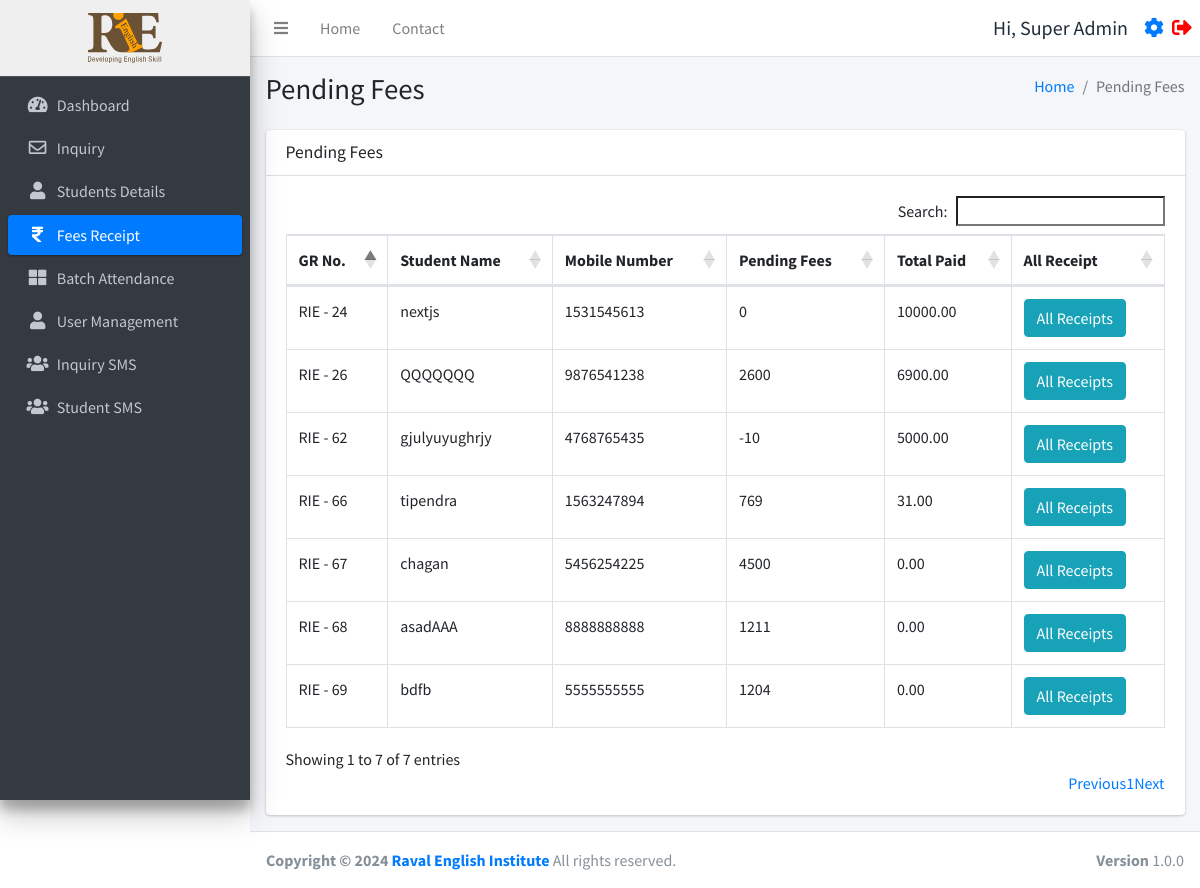
The page /pendingfees.php (signed in) on the database as committed earlier.
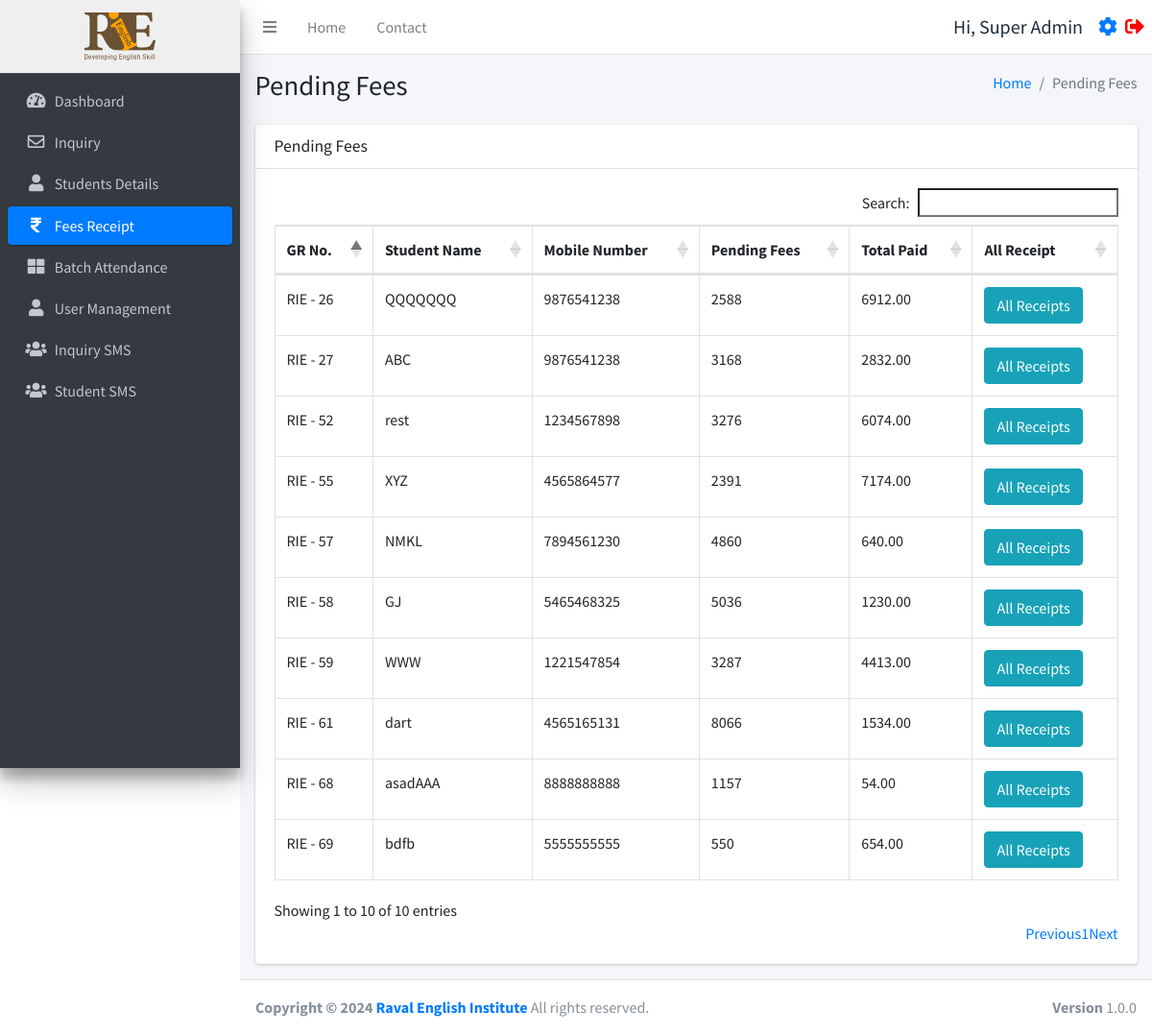
The same page on the database as committed later.
### tables this page shows
CREATE TABLE `studentinfo` (
  `id` int(11) NOT NULL,
  `name` varchar(255) DEFAULT NULL,
  `batch` int(11) DEFAULT NULL,
  `batch_name` varchar(255) DEFAULT NULL,
  `father_name` varchar(255) DEFAULT NULL,
  `mother_name` varchar(255) DEFAULT NULL,
  `dob` date DEFAULT NULL,
  `gender` varchar(50) DEFAULT NULL,
  `mobile_number` varchar(15) DEFAULT NULL,
  `fee_status` int(10) DEFAULT 0,
  `profession` varchar(100) DEFAULT NULL,
  `address` varchar(255) DEFAULT NULL,
  `admission_time` date DEFAULT NULL,
  `due_date` date DEFAULT NULL,
  `created_at` datetime NOT NULL DEFAULT current_timestamp(),
  `pending_fees` int(10) DEFAULT 0,
  `discount` int(10) NOT NULL,
  `total_fees` int(11) NOT NULL,
  `paid_fees` int(11) NOT NULL,
  `father_number` varchar(50) NOT NULL,
  `home_number` varchar(50) NOT NULL,
  `reference` varchar(200) DEFAULT NULL,
  `father_profession` varchar(200) DEFAULT NULL,
  `workplace_address` varchar(255) DEFAULT NULL,
  `aadharcard_number` varchar(20) DEFAULT NULL,
  `joining_purpose` varchar(255) DEFAULT NULL,
  `extratime_daily` varchar(255) DEFAULT NULL
);

### pendingfees.php (the view, shortened to what this page needs)
<!DOCTYPE html>
<html lang="en">
<head>
</head>
<?php include ('./header.php');
require_once 'function.php';
$query = "
    SELECT si.id, si.name, si.mobile_number,si.fee_status, si.pending_fees, COALESCE(SUM(r.amount), 0) AS total_paid
    FROM studentinfo si
    LEFT JOIN receipt r ON si.id = r.student_id
    GROUP BY si.id
";
$students = $db->query($query)->fetchAll(PDO::FETCH_ASSOC);
?>
<div class="content-wrapper">
  <div class="content-header">
    <div class="container-fluid">
      <div class="row mb-2">
        <div class="col-sm-6">
          <h1 class="m-0">Pending Fees</h1>
        </div>
        <div class="col-sm-6">
          <ol class="breadcrumb float-sm-right">
            <li class="breadcrumb-item"><a href="./dashboard.php">Home</a></li>
            <li class="breadcrumb-item active">Pending Fees</li>
          </ol>
        </div>
      </div>
    </div>
  </div>
  <section class="content">
    <div class="container-fluid">
      <div class="row">
        <div class="col-12">
          <div class="card">
            <div class="card-header">
              <h3 class="card-title">Pending Fees</h3>
            </div>
            <div class="card-body">
              <div class="table-responsive">
                <table id="example1" class="table table-bordered">
                  <thead>
                    <tr>
                      <th>GR No.</th>
                      <th>Student Name</th>
                      <th>Mobile Number</th>
                      <th>Pending Fees</th>
                      <th>Total Paid</th>
                      <th>All Receipt</th>
                    </tr>
                  </thead>
                  <tbody>
                    <?php foreach ($students as $student): ?>
                      <?php if ($student['fee_status'] != 1):  ?>
                        <tr>
                          <td>RIE - <?php echo $student['id']; ?></td>
                          <td><?php echo $student['name']; ?></td>
                          <td><?php echo $student['mobile_number']; ?></td>
                          <td><?php echo $student['pending_fees']; ?></td>
                          <td><?php echo $student['total_paid']; ?></td>
                          <td><a href='javascript:void(0);' onclick='confirmAllReceipts("<?php echo $student['id']; ?>")' class='btn btn-info'>All Receipts</a></td>
                        </tr>
                      <?php endif; ?>
                    <?php endforeach; ?>
                  </tbody>
                </table>
              </div>
            </div>
          </div>
        </div>
      </div>
    </div>
  </section>
</div>
<?php include ('./footer.php'); ?>

Rows that differ between the two databases and show on the page:
no longer on this page (row edited): studentinfo: id "24", name "nextjs", mobile_number "1531545613", pending_fees "0", total_paid "10000.00"
no longer on this page (row edited): studentinfo: id "62", name "gjulyuyughrjy", mobile_number "4768765435", pending_fees "-10", total_paid "5000.00"
removed studentinfo: id "66", name "tipendra", mobile_number "1563247894", pending_fees "769", total_paid "31.00"
removed studentinfo: id "67", name "chagan", mobile_number "5456254225", pending_fees "4500", total_paid "0.00"
changed studentinfo "QQQQQQQ": pending_fees "2600" → "2588"; total_paid "6900.00" → "6912.00"
now on this page (row edited): studentinfo: id "27", name "ABC", mobile_number "9876541238", pending_fees "3168", total_paid "2832.00"
now on this page (row edited): studentinfo: id "52", name "rest", mobile_number "1234567898", pending_fees "3276", total_paid "6074.00"
now on this page (row edited): studentinfo: id "55", name "XYZ", mobile_number "4565864577", pending_fees "2391", total_paid "7174.00"
now on this page (row edited): studentinfo: id "57", name "NMKL", mobile_number "7894561230", pending_fees "4860", total_paid "640.00"
now on this page (row edited): studentinfo: id "58", name "GJ", mobile_number "5465468325", pending_fees "5036", total_paid "1230.00"
now on this page (row edited): studentinfo: id "59", name "WWW", mobile_number "1221547854", pending_fees "3287", total_paid "4413.00"
now on this page (row edited): studentinfo: id "61", name "dart", mobile_number "4565165131", pending_fees "8066", total_paid "1534.00"
changed studentinfo "asadAAA": pending_fees "1211" → "1157"; total_paid "0.00" → "54.00"
changed studentinfo "bdfb": pending_fees "1204" → "550"; total_paid "0.00" → "654.00"
Other text that changed with them:
text written by a page script: "Search: Showing 1 to 7 of 7 entries Previous 1 Next" → "Search: Showing 1 to 10 of 10 entries Previous 1 Next"
